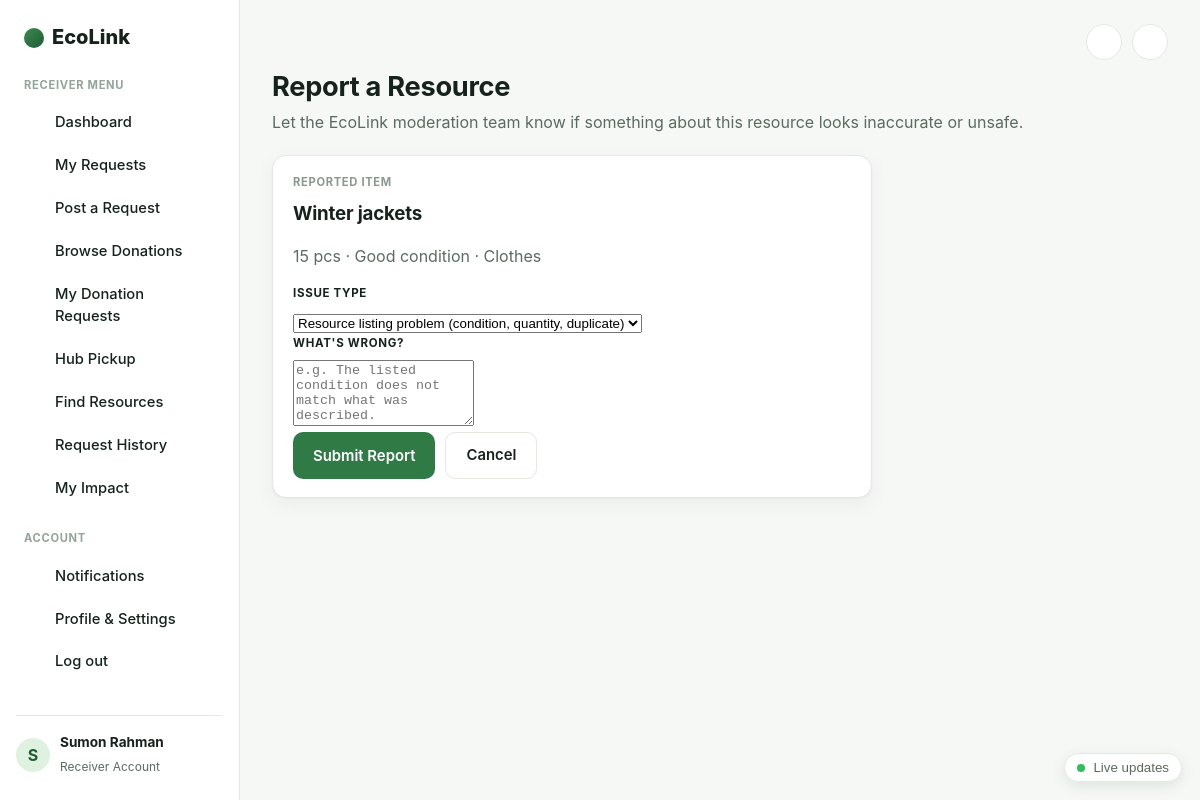
The app's page /receiver/report_resource.php?donation_id=1 (signed in) with its own data.
### tables this page shows
CREATE TABLE IF NOT EXISTS donations (
    donation_id         INT AUTO_INCREMENT PRIMARY KEY,
    donor_id            INT NOT NULL,
    category_id         INT NOT NULL,
    title               VARCHAR(200) NOT NULL,
    description         TEXT NULL,
    quantity            INT NOT NULL DEFAULT 1,
    unit                VARCHAR(30) NOT NULL DEFAULT 'pcs',
    condition_grade     ENUM('new','like_new','good','fair') NOT NULL DEFAULT 'good',
    pickup_address      VARCHAR(255) NOT NULL,
    latitude            DOUBLE NULL,
    longitude           DOUBLE NULL,
    expiry_datetime     DATETIME NULL,
    image_path          VARCHAR(255) NULL,
    status              ENUM('pending_approval','available','matched','accepted','pickup','delivered','completed','cancelled','rejected')
                        NOT NULL DEFAULT 'pending_approval',
    matched_receiver_id INT NULL,
    matched_score       DECIMAL(6,2) NULL,
    approved_by         INT NULL,
    approved_at         DATETIME NULL,
    rejection_reason    VARCHAR(255) NULL,
    created_at          TIMESTAMP NOT NULL DEFAULT CURRENT_TIMESTAMP,
    updated_at          TIMESTAMP NOT NULL DEFAULT CURRENT_TIMESTAMP ON UPDATE CURRENT_TIMESTAMP,
    INDEX idx_don_status (status),
    INDEX idx_don_donor (donor_id),
    INDEX idx_don_receiver (matched_receiver_id),
    INDEX idx_don_cat (category_id),
    CONSTRAINT fk_don_donor FOREIGN KEY (donor_id) REFERENCES users(user_id) ON DELETE CASCADE,
    CONSTRAINT fk_don_cat   FOREIGN KEY (category_id) REFERENCES resource_categories(category_id)
);

CREATE TABLE IF NOT EXISTS resource_categories (
    category_id     INT AUTO_INCREMENT PRIMARY KEY,
    name            VARCHAR(60) NOT NULL,
    weight_urgency  DECIMAL(4,2) NOT NULL DEFAULT 0.25,
    weight_distance DECIMAL(4,2) NOT NULL DEFAULT 0.25,
    weight_demand   DECIMAL(4,2) NOT NULL DEFAULT 0.30,
    weight_capacity DECIMAL(4,2) NOT NULL DEFAULT 0.20,
    UNIQUE KEY uq_cat_name (name)
);

### config/app.php (called while the page is built, shortened)
<?php
function e(string $str): string {
    return htmlspecialchars($str, ENT_QUOTES, 'UTF-8');
}

### receiver/report_resource.php (the view, shortened to what this page needs)
<?php
require_once __DIR__ . '/../config/app.php';
$db = getDB();
$donationId = (int)($_GET['donation_id'] ?? $_POST['donation_id'] ?? 0);
$stmt = $db->prepare(
    "SELECT d.*, c.name AS category_name FROM donations d
     JOIN resource_categories c ON c.category_id = d.category_id WHERE d.donation_id = ?"
);
$stmt->execute([$donationId]);
$donation = $stmt->fetch();
require_once __DIR__ . '/../includes/header.php';
?>
<h1>Report a Resource</h1>
<p>Let the EcoLink moderation team know if something about this resource looks inaccurate or unsafe.</p>
<form method="post" class="mini-card" style="max-width:600px;">
    <span class="eyebrow">Reported Item</span>
    <h3 style="margin:6px 0;"><?= e($donation['title']) ?></h3>
    <p style="color:var(--ink-soft);"><?= (int)$donation['quantity'] ?> <?= e($donation['unit']) ?> · <?= e(ucfirst(str_replace('_',' ',$donation['condition_grade']))) ?> condition · <?= e($donation['category_name']) ?></p>
    <label class="field"><span class="field-label">Issue Type</span>
        <select name="type">
            <option value="resource">Resource listing problem (condition, quantity, duplicate)</option>
        </select>
    </label>
    <label class="field"><span class="field-label">What's wrong?</span>
        <textarea name="reason" rows="4" placeholder="e.g. The listed condition does not match what was described." required></textarea>
    </label>
    <div style="display:flex; gap:10px;">
        <button class="btn-accent" type="submit">Submit Report</button>
        <a class="btn-secondary" href="<?= BASE_URL ?>/receiver/browse_matches.php">Cancel</a>
    </div>
</form>
<?php require_once __DIR__ . '/../includes/footer.php'; ?>

### assets/css/style.css (style rules this page uses)
:root { --ink: #16221c; --ink-soft: #5b6b60; --line: #e4e9e2; --bg: #f6f8f5; --card: #ffffff; --mint: #e6f3e8; --mint-line: #cfe8d2; --forest: #14361f; --forest-2: #1f5c33; --green: #2f7a45; --green-light: #dff2e2; --amber-bg: #fdf1d8; --amber-text: #92650b; --blue-bg: #e2edfb; --blue-text: #1f5aa8; --purple-bg: #f0e6fb; --purple-text: #6b3fa0; --teal-bg: #dcf3ee; --teal-text: #147865; --gray-bg: #eef1ee; --gray-text: #5b6b60; --red-bg: #fbe3e1; --red-text: #a13327; --radius: 14px; --radius-sm: 10px; --shadow: 0 1px 2px rgba(20,30,20,0.04), 0 6px 20px rgba(20,30,20,0.05); }
* { box-sizing: border-box; }
body { margin: 0; font-family: -apple-system, BlinkMacSystemFont, 'Segoe UI', Inter, Roboto, Arial, sans-serif; color: var(--ink); background: var(--bg); line-height: 1.55; -webkit-font-smoothing: antialiased; }
a { color: var(--forest-2); text-decoration: none; }
h1, h2, h3 { color: var(--ink); letter-spacing: -0.01em; }
main.app-main > h1:first-of-type, .app-main h1 { font-size: 1.7rem; margin: 4px 0 2px; }
.app-main > p:first-of-type, .page-subtitle { color: var(--ink-soft); margin: 0 0 20px; }
.btn-primary, .btn-secondary, .btn-small, .btn-accent { display: inline-flex; align-items: center; justify-content: center; gap: 6px; border: none; padding: 11px 20px; border-radius: 10px; font-weight: 600; cursor: pointer; font-size: 0.93rem; font-family: inherit; }
.btn-secondary { background: #fff; color: var(--ink); border: 1px solid var(--line); }
.btn-accent { background: var(--green); color: #fff; }
.mini-card { background: var(--card); border: 1px solid var(--line); border-radius: var(--radius); box-shadow: var(--shadow); padding: 18px 20px; }
.mini-card .eyebrow, .mini-card > span:first-child { text-transform: uppercase; font-size: 0.7rem; letter-spacing: 0.06em; color: #8a988f; font-weight: 700; display: block; margin-bottom: 8px; }
.field-label { display: block; text-transform: uppercase; font-size: 0.72rem; letter-spacing: 0.06em; font-weight: 700; color: var(--ink); margin-bottom: 7px; }
input, select, textarea, button { max-width: 100%; }
.app-main h1, .app-main h2, .app-main h3 { overflow-wrap: anywhere; }

### records on screen
donations: title "Winter jackets", quantity "15", unit "pcs", condition_grade "Good", category.name "Clothes"

### other values on screen
$menu['label'] "RECEIVER MENU"
$item['label'] "Dashboard"
$item['label'] "My Requests"
$item['label'] "Post a Request"
$item['label'] "Browse Donations"
$item['label'] "My Donation Requests"
$item['label'] "Hub Pickup"
$item['label'] "Find Resources"
$item['label'] "Request History"
$item['label'] "My Impact"
substr($_SESSION['full_name'] ?? 'U', 0, 1) "S"
$_SESSION['full_name'] "Sumon Rahman"
currentUserRole() "Receiver"
